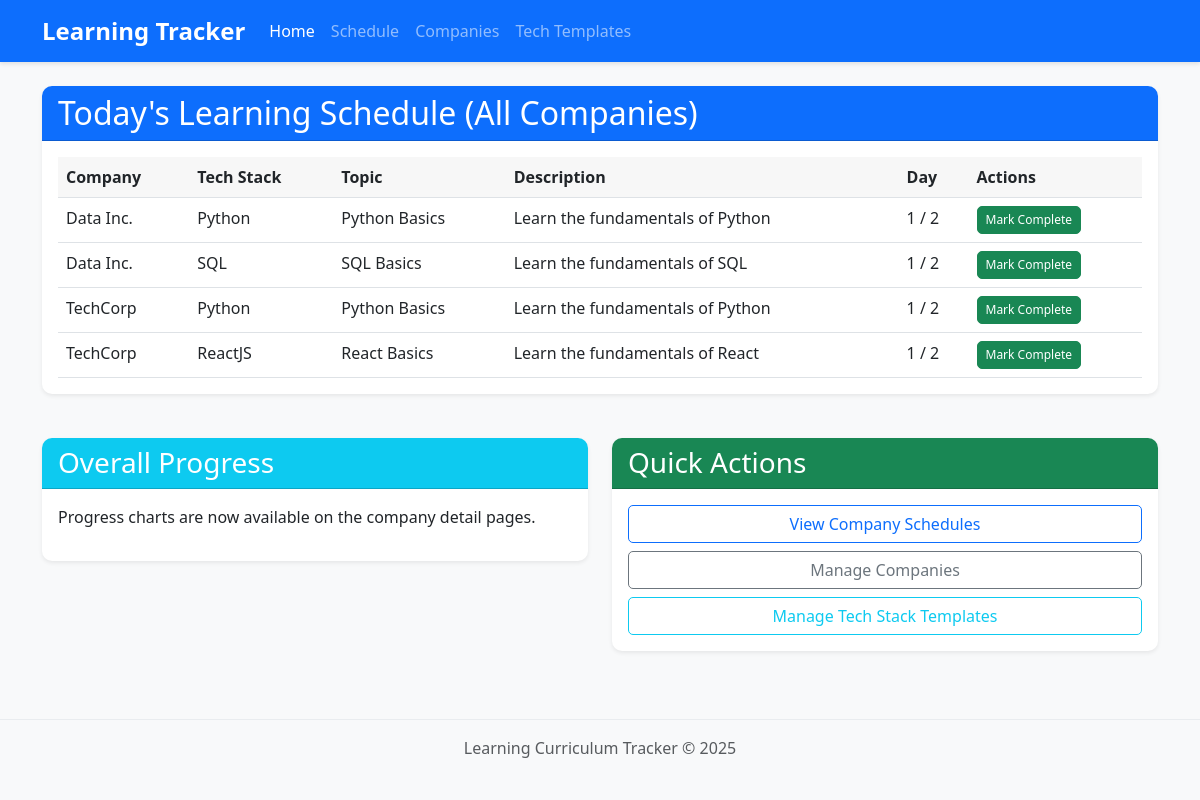
The page / on the database its author committed.
### tables this page shows
CREATE TABLE companies (
        id INTEGER PRIMARY KEY AUTOINCREMENT,
        name TEXT NOT NULL UNIQUE,
        description TEXT,
        created_at TIMESTAMP DEFAULT CURRENT_TIMESTAMP
    );

CREATE TABLE tech_stacks (
        id INTEGER PRIMARY KEY AUTOINCREMENT,
        name TEXT NOT NULL UNIQUE,
        description TEXT,
        is_template BOOLEAN DEFAULT TRUE, 
        created_at TIMESTAMP DEFAULT CURRENT_TIMESTAMP
    );

CREATE TABLE curriculum_units (
        id INTEGER PRIMARY KEY AUTOINCREMENT,
        tech_stack_id INTEGER, 
        title TEXT NOT NULL,
        description TEXT,
        order_index INTEGER,
        duration_days INTEGER NOT NULL,
        created_at TIMESTAMP DEFAULT CURRENT_TIMESTAMP,
        FOREIGN KEY (tech_stack_id) REFERENCES tech_stacks (id) ON DELETE CASCADE 
    );

### app.py (the view)
@app.route('/')
def index():
    today_schedule = CurriculumUnit.get_overall_today_schedule()
    return render_template('index.html', today_schedule=today_schedule)

### models.py (called while the page is built)
def get_db_connection():
    conn = sqlite3.connect(DATABASE_PATH)
    conn.row_factory = sqlite3.Row
    return conn

    @staticmethod
    def get_all():
        conn = get_db_connection()
        companies = conn.execute("SELECT * FROM companies").fetchall()
        conn.close()
        return companies

    @staticmethod
    def get_by_id(company_id):
        conn = get_db_connection()
        company = conn.execute("SELECT * FROM companies WHERE id = ?", (company_id,)).fetchone()
        conn.close()
        return company

    @staticmethod
    def get_overall_today_schedule():
        today = datetime.now().date()
        today_str = today.strftime('%Y-%m-%d')
        overall_today_schedule = []
        companies = Company.get_all()
        for company in companies:
            company_schedule = CurriculumUnit.get_schedule_for_company(company['id'])
            if today_str in company_schedule:
                overall_today_schedule.extend(company_schedule[today_str])
        overall_today_schedule.sort(key=lambda x: (x['company_name'], x['tech_stack_name'], x['title']))
        return overall_today_schedule

### templates/index.html (shortened to what this page needs)
{% extends "base.html" %}
{% block content %}
<div class="row">
    <div class="col-md-12">
        <div class="card shadow-sm">
            <div class="card-header bg-primary text-white">
                <h2 class="mb-0">Today's Learning Schedule (All Companies)</h2>
            </div>
            <div class="card-body">
                {% if today_schedule %}
                <div class="table-responsive">
                    <table class="table table-hover">
                        <thead>
                            <tr>
                                <th>Company</th>
                                <th>Tech Stack</th>
                                <th>Topic</th>
                                <th>Description</th>
                                <th>Day</th>
                                <th>Actions</th>
                            </tr>
                        </thead>
                        <tbody>
                            {% for item in today_schedule %}
                            <tr>
                                <td>{{ item.company_name }}</td>
                                <td>{{ item.tech_stack_name }}</td>
                                <td>{{ item.title }}</td>
                                <td>{{ item.description }}</td>
                                <td>{{ item.day_number }} / {{ item.duration_days }}</td>
                                <td>
                                    <form
                                        action="{{ url_for('mark_completed', company_tech_stack_id=item.company_tech_stack_id, unit_id=item.curriculum_unit_id) }}"
                                        method="post" class="d-inline">
                                        <button type="submit" class="btn btn-success btn-sm">Mark Complete</button>
                                    </form>
                                </td>
                            </tr>
                            {% endfor %}
                        </tbody>
                    </table>
                </div>
                {% else %}
                <div class="alert alert-info">
                    <p class="mb-0">No learning tasks scheduled for today! 🎉</p>
                </div>
                {% endif %}
            </div>
        </div>
    </div>
</div>
<div class="row mt-4">
    <div class="col-md-6">
        <div class="card shadow-sm">
            <div class="card-header bg-info text-white">
                <h3 class="mb-0">Overall Progress</h3>
            </div>
            <div class="card-body">
                <p>Progress charts are now available on the company detail pages.</p>
            </div>
        </div>
    </div>
    <div class="col-md-6">
        <div class="card shadow-sm">
            <div class="card-header bg-success text-white">
                <h3 class="mb-0">Quick Actions</h3>
            </div>
            <div class="card-body">
                <div class="d-grid gap-2">
                    <a href="{{ url_for('schedule') }}" class="btn btn-outline-primary">View Company Schedules</a>
                    <a href="{{ url_for('companies') }}" class="btn btn-outline-secondary">Manage Companies</a>
                    <a href="{{ url_for('tech_stack_templates') }}" class="btn btn-outline-info">Manage Tech Stack
                        Templates</a>
                </div>
            </div>
        </div>
    </div>
</div>
{% endblock %}

### templates/base.html (shortened to what this page needs)
<!DOCTYPE html>
<html lang="en">
<head>
    <link href="https://cdn.jsdelivr.net/npm/bootstrap@5.3.0-alpha1/dist/css/bootstrap.min.css" rel="stylesheet">
    <link rel="stylesheet" href="{{ url_for('static', filename='css/style.css') }}">
</head>
<body>
    <nav class="navbar navbar-expand-lg navbar-dark bg-primary">
        <div class="container">
            <a class="navbar-brand" href="{{ url_for('index') }}">Learning Tracker</a>
            <div class="collapse navbar-collapse" id="navbarNav">
                <ul class="navbar-nav">
                    <li class="nav-item">
                        <a class="nav-link {% if request.path == url_for('index') %}active{% endif %}"
                            href="{{ url_for('index') }}">Home</a>
                    </li>
                    <li class="nav-item">
                        <a class="nav-link {% if request.path == url_for('schedule') %}active{% endif %}"
                            href="{{ url_for('schedule') }}">Schedule</a>
                    </li>
                    <li class="nav-item">
                        <a class="nav-link {% if request.path == url_for('companies') %}active{% endif %}"
                            href="{{ url_for('companies') }}">Companies</a>
                    </li>
                    <li class="nav-item">
                        <a class="nav-link {% if request.path == url_for('tech_stack_templates') %}active{% endif %}"
                            href="{{ url_for('tech_stack_templates') }}">Tech Templates</a>
                    </li>
                </ul>
            </div>
        </div>
    </nav>
    <div class="container mt-4">
        {% block content %}{% endblock %}
    </div>
    <footer class="footer mt-5 py-3 bg-light">
        <div class="container text-center">
            <span class="text-muted">Learning Curriculum Tracker &copy; 2025</span>
        </div>
    </footer>
</body>
</html>

### static/css/style.css (style rules this page uses)
body { background-color: #f8f9fa; font-family: 'Segoe UI', Tahoma, Geneva, Verdana, sans-serif; }
.navbar { box-shadow: 0 2px 4px rgba(0, 0, 0, 0.1); }
.navbar-brand { font-weight: bold; font-size: 1.5rem; }
.card { border: none; border-radius: 10px; box-shadow: 0 4px 6px rgba(0, 0, 0, 0.1); margin-bottom: 20px; transition: transform 0.3s ease; }
.card-header { border-radius: 10px 10px 0 0 !important; font-weight: bold; }
.table { margin-bottom: 0; }
.table th { font-weight: 600; background-color: rgba(0, 0, 0, 0.03); }
.btn { border-radius: 5px; font-weight: 500; }
.btn-sm { padding: 0.25rem 0.5rem; font-size: 0.75rem; }
.footer { border-top: 1px solid #e9ecef; }

### rows shown on the page
companies: company_name "Data Inc." "Data Inc."
tech_stacks: tech_stack_name "Python" "Python"
curriculum_units: title "Python Basics" "Python Basics", description "Learn the fundamentals of Python" "Learn the fundamentals of Python"
tech_stacks: tech_stack_name "SQL"
curriculum_units: title "SQL Basics", description "Learn the fundamentals of SQL"
companies: company_name "TechCorp" "TechCorp"
tech_stacks: tech_stack_name "ReactJS"
curriculum_units: title "React Basics", description "Learn the fundamentals of React"

### other values the page prints
{{ item.day_number }} "1" "1" "1" "1"
{{ item.duration_days }} "2" "2" "2" "2"
